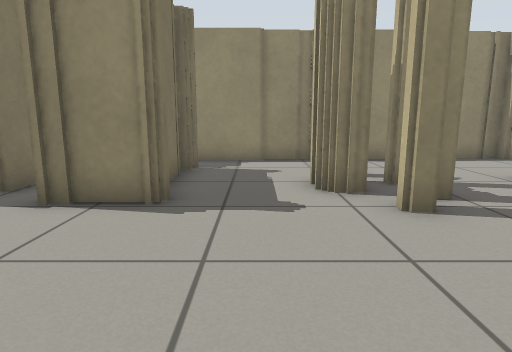
view 1 (above)

20 first-person views from a walk through a world built for the Gazebo simulator. The camera is 0.68 m above the floor, tilts 10° down and sees 75° across. The floor is counted in squares, 0.5 m on a side. Each view is taken from the middle of a square. On the plan, view 1 faces up. The plan holds only what a view shows up to about 15 squares ahead; the rest is blank.

view 2
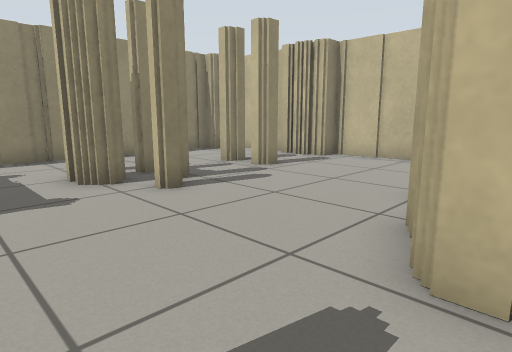

view 3
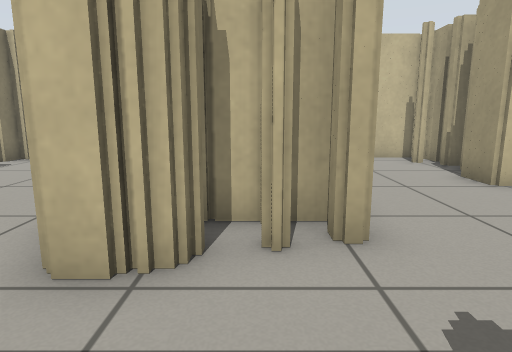

view 4
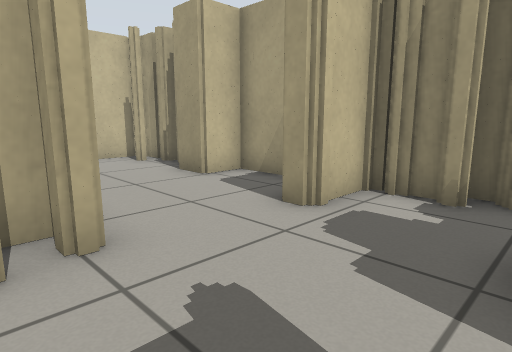

view 5
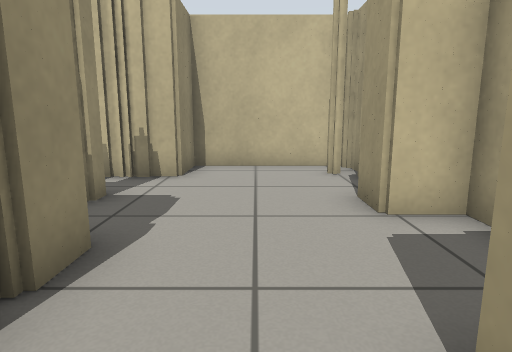

view 6
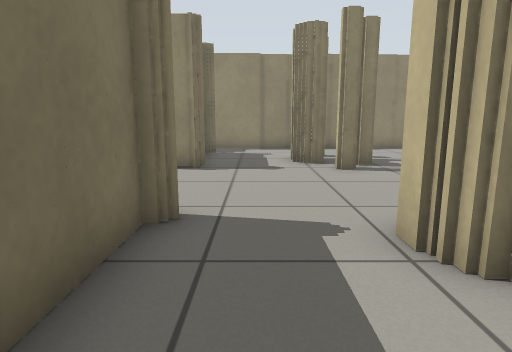

view 7
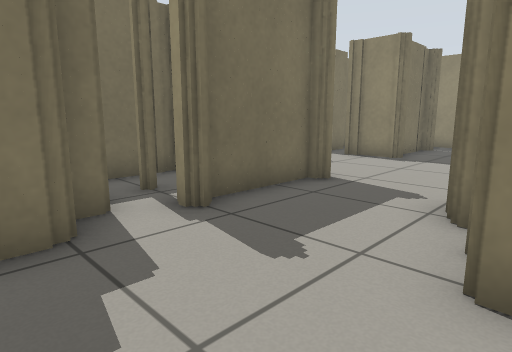

view 8
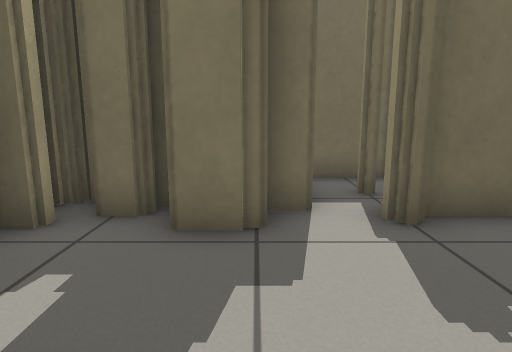

view 9
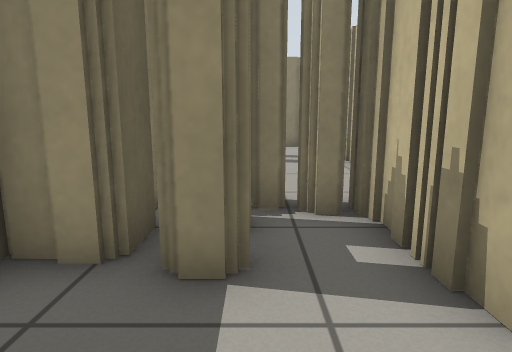

view 10
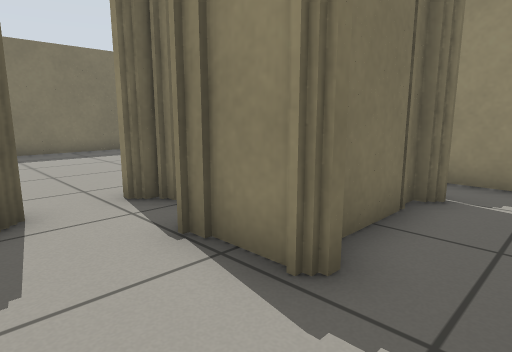

view 11
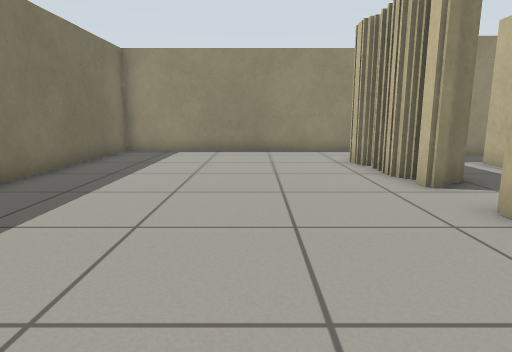

view 12
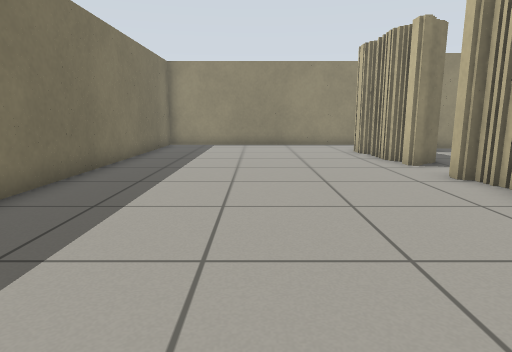

view 13
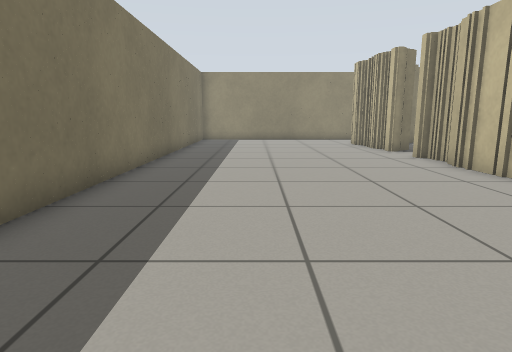

view 14
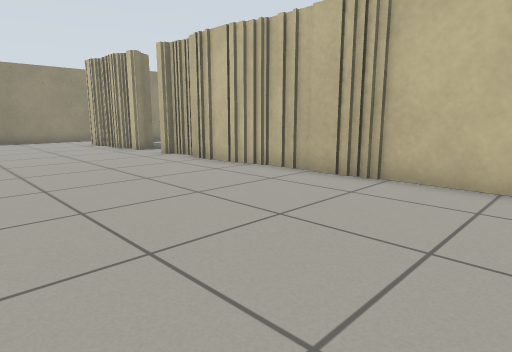

view 15
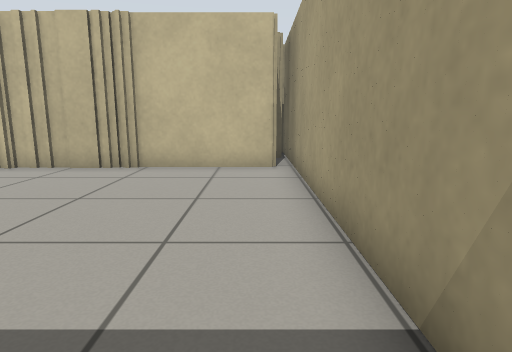

view 16
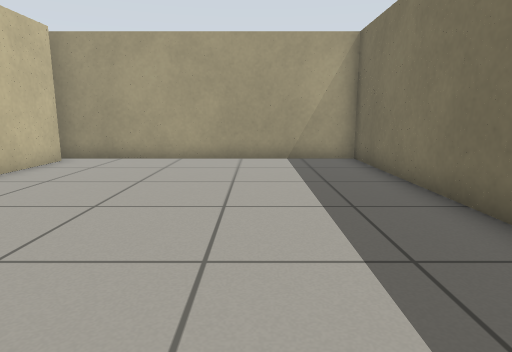

view 17
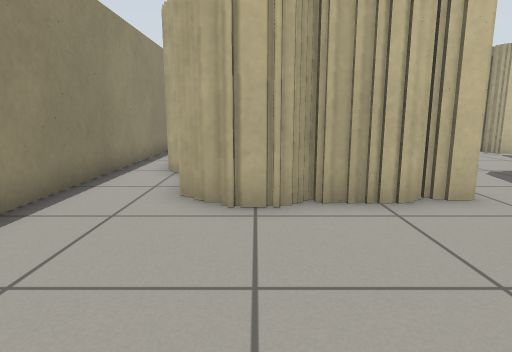

view 18
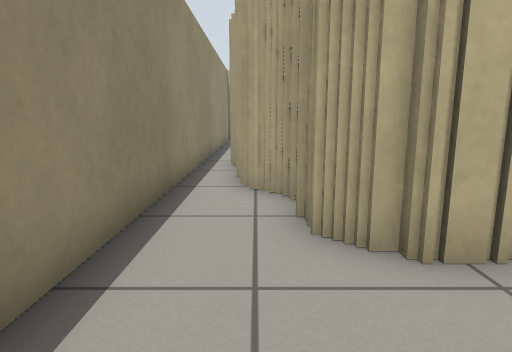

view 19
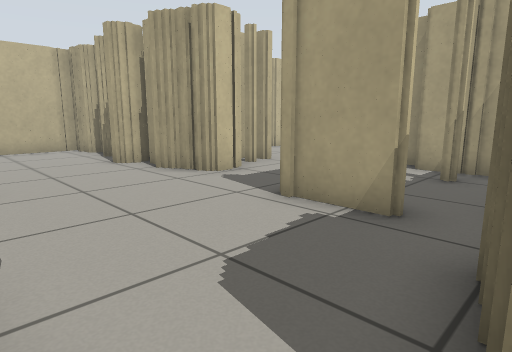

view 20
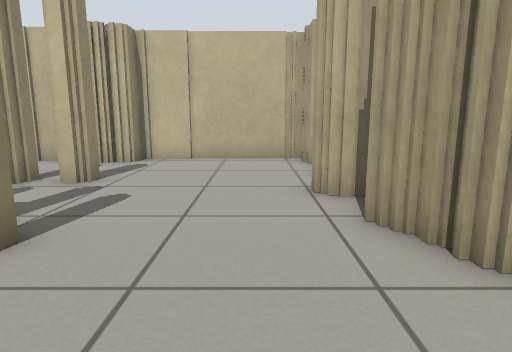

### Floor plan
Key: @ floor where view 1 was taken; # wall or solid block; . floor.
Columns run from 15 left of view 1 to 11 right of it. Each row starts with its distance up from view 1.
 13 ######################
 12 #....................
 11 #...........#############
 10 #.........###............#
  9 #........## .#...........#
  8 #........#  .#...#.......#
  7 #........##..#...##..#..##
  6 #.........#..#...##..#..##
  5 #...........##...#.......#
  4 #........................#
  3 #.........#..............#
  2 #.........#..............#
  1 #.........#..............#
  0 #.........#.##.@.####.####
 -1 #.........#..#...######.#
 -2 #.........#..#...######.#
 -3 #.........#.##....##....###
 -4 #.........#.##............#
 -5 #.........#  ##...........#
 -6 #.........#  ##...........#
 -7 #.........#  #...#...#..#.#
 -8 #.........#  ##############
 -9 ###########

Positions as (right, up) in squares from view 1, and headings:
1: (0, 0), facing up
2: (-1, -1), facing up-right
3: (-1, -2), facing right
4: (-1, -2), facing down-right
5: (1, -5), facing right
6: (0, -4), facing up
7: (3, -6), facing up-left
8: (3, -5), facing left
9: (7, -5), facing up
10: (0, 3), facing up-left
11: (-9, -1), facing up
12: (-10, -4), facing up
13: (-11, -8), facing up
14: (-12, -8), facing up-right
15: (-14, -8), facing right
16: (-11, 2), facing down
17: (-11, 9), facing right
18: (-9, 11), facing right
19: (-5, 5), facing down-right
20: (-1, 2), facing right
